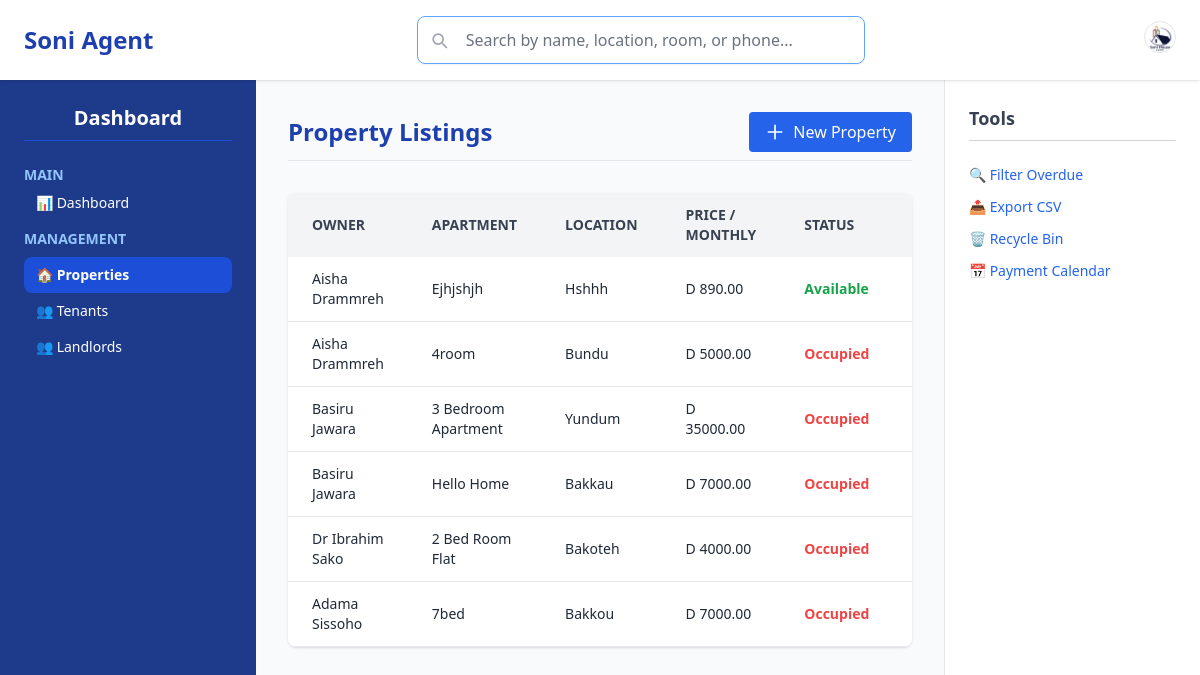
Page /property on the earlier database version.
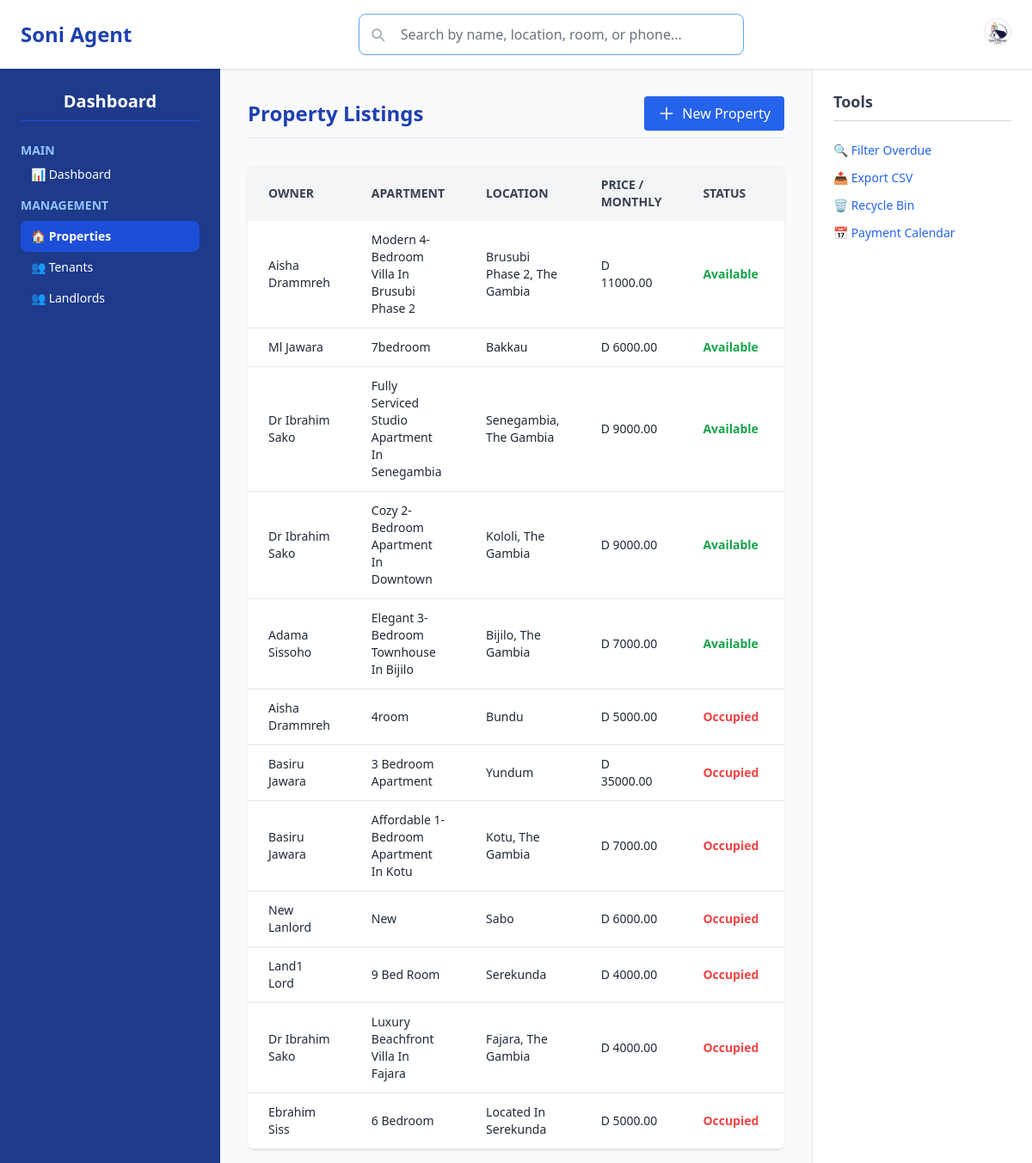
Same page on the later database version.
### soniHouseAgent/models.py (models this page shows, shortened)
class House(models.Model):
    title = models.CharField(max_length=200)
    description = models.TextField()
    price = models.DecimalField(max_digits=12, decimal_places=2)  # Monthly price
    location = models.CharField(max_length=255)
    num_bedrooms = models.IntegerField()
    num_bathrooms = models.IntegerField()
    is_available = models.BooleanField(default=True)
    listed_date = models.DateTimeField(auto_now_add=True)
    image = models.ImageField(upload_to='house_images/', blank=True, null=True)
    owner = models.ForeignKey(Landlord, on_delete=models.CASCADE, related_name='houses')
    is_deleted = models.BooleanField(default=False)

class Landlord(models.Model):
    first_name = models.CharField(max_length=30)
    last_name = models.CharField(max_length=30)
    phone_number = models.CharField(max_length=7)
    email = models.EmailField()
    address = models.TextField()
    id_card = models.CharField(max_length=50)
    is_deleted = models.BooleanField(default=False) #this is to enanle bin restre
    def __str__(self):
        return f"{self.first_name} {self.last_name}"

### soniHouseAgent/views.py (the view)
# urls.py: path('property', views.property_listing, name="property"),
def property_listing(request):
    properties = House.objects.select_related('owner').filter(is_deleted=False).order_by('-is_available', 'owner__last_name')
    form = HouseForm()
    if request.method == "POST":
        form = HouseForm(request.POST, request.FILES)
        if form.is_valid():
            form.save()
            return redirect('property')
    context={
        'properties': properties,
        'form': form
        }
    return render(request, 'soniHouseAgent/adminpage/property.html', context)

### soniHouseAgent/forms.py
class HouseForm(forms.ModelForm):
    class Meta:
        model = House
        fields = '__all__'
        exclude = ['is_deleted']

### soniHouseAgent/templates/soniHouseAgent/adminpage/property.html (shortened to what this page needs)
{% extends "soniHouseAgent/adminpage/base.html" %}
{% load crispy_forms_tags %}
{% block content %}
<main class="col-span-1 md:col-span-8 px-4" x-data="{ showForm: false }">
  <div class="max-w-7xl mx-auto space-y-8 mt-4">
    <div class="flex justify-between items-center border-b pb-2">
      <h2 class="text-2xl font-bold text-blue-800">Property Listings</h2>
      <button @click="showForm = !showForm" class="inline-flex items-center px-4 py-2 bg-blue-600 text-white rounded hover:bg-blue-700 transition">
        <svg xmlns="http://www.w3.org/2000/svg" class="w-5 h-5 mr-2" fill="none" viewBox="0 0 24 24" stroke="currentColor">
          <path stroke-linecap="round" stroke-linejoin="round" stroke-width="2" d="M12 4v16m8-8H4"/>
        </svg>
        New Property
      </button>
    </div>
    <div class="overflow-x-auto bg-white rounded-lg shadow">
      <table class="min-w-full table-auto">
        <thead class="bg-gray-100 text-left text-gray-700 uppercase text-sm font-semibold">
          <tr>
            <th class="px-6 py-3">Owner</th>
            <th class="px-6 py-3">Apartment</th>
            <th class="px-6 py-3">Location</th>
            <th class="px-6 py-3">Price / Monthly</th>
            <th class="px-6 py-3">Status</th>
            <th class="px-6 py-3">Actions</th>
          </tr>
        </thead>
        <tbody class="text-sm text-gray-800">
          {% for list in properties %}
          <tr class="border-b hover:bg-gray-50">
            <td class="px-6 py-3">{{ list.owner.first_name|title }} {{ list.owner.last_name|title }}</td>
            <td class="px-6 py-3">{{ list.title|title }}</td>
            <td class="px-6 py-3">{{ list.location|title }}</td>
            <td class="px-6 py-3">D {{ list.price|floatformat:2 }}</td>
            <td class="px-6 py-3">
              {% if list.is_available %}
                <span class="text-green-600 font-semibold">Available</span>
              {% else %}
                <span class="text-red-500 font-semibold">Occupied</span>
              {% endif %}
            </td>
            <td class="px-6 py-3 space-x-2">
            </td>
          </tr>
          {% endfor %}
        </tbody>
      </table>
    </div>
  </div>
</main>
{% endblock %}

Differences in the rows shown:
changed House: title "Ejhjshjh" → "Modern 4-Bedroom Villa In Brusubi Phase 2"; location "Hshhh" → "Brusubi Phase 2, The Gambia"; price "890.00" → "11000.00"
added House: owner.first_name "Ml", owner.last_name "Jawara", title "7bedroom", location "Bakkau", price "6000.00", is_available "Available"
added House: owner.first_name "Dr Ibrahim", owner.last_name "Sako", title "Fully Serviced Studio Apartment In Senegambia", location "Senegambia, The Gambia", price "9000.00", is_available "Available"
added House: owner.first_name "Dr Ibrahim", owner.last_name "Sako", title "Cozy 2-Bedroom Apartment In Downtown", location "Kololi, The Gambia", price "9000.00", is_available "Available"
changed House "Adama": title "7bed" → "Elegant 3-Bedroom Townhouse In Bijilo"; location "Bakkou" → "Bijilo, The Gambia"; is_available "Occupied" → "Available"; moves up the list
changed House: title "Hello Home" → "Affordable 1-Bedroom Apartment In Kotu"; location "Bakkau" → "Kotu, The Gambia"
added House: owner.first_name "New", owner.last_name "Lanlord", title "New", location "Sabo", price "6000.00", is_available "Occupied"
added House: owner.first_name "Land1", owner.last_name "Lord", title "9 Bed Room", location "Serekunda", price "4000.00", is_available "Occupied"
changed House: title "2 Bed Room Flat" → "Luxury Beachfront Villa In Fajara"; location "Bakoteh" → "Fajara, The Gambia"
added House: owner.first_name "Ebrahim", owner.last_name "Siss", title "6 Bedroom", location "Located In Serekunda", price "5000.00", is_available "Occupied"
